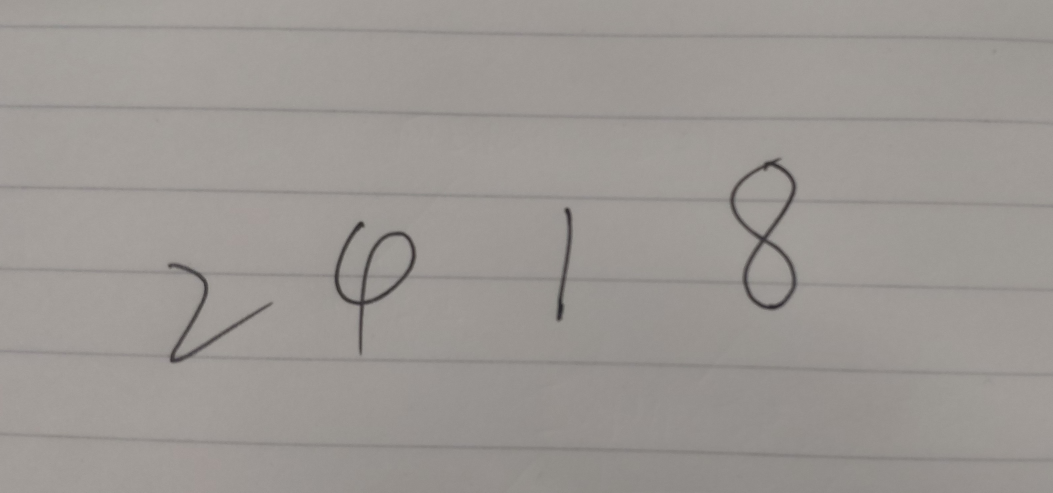
#> input picture photos/ph-te01.jpg, 3159 x 1478 px (shown at 1/3 size)
$ python -i test02.py   (imports and definitions only)   (older library calls are emulated)
#> lines starting #> are read from the running program, lines starting #| are printed output that depends on the picture; after the words box and inside, x2 and y2 are one past the last pixel; in counts of white or black regions, pixels touching at a corner belong together
from PIL import Image
from matplotlib import pyplot as plt
import numpy as np
import cv2


class SplitPhoto:

    def cv2convert(self,path):
#> called with path = '../photos/ph-te01.jpg'
        img = cv2.imread(path, cv2.IMREAD_GRAYSCALE)
#> img: shape (1478, 3159); min 27, max 170, mean 152.5
        # img = cv2.resize(img,(150,150))
        # 自适应阙值图形算法,blocksize必须为奇数，blocksize越大，越趋近二值化图像
        newImg = cv2.adaptiveThreshold(img, 255, cv2.ADAPTIVE_THRESH_MEAN_C, cv2.THRESH_BINARY_INV, 37, 5)
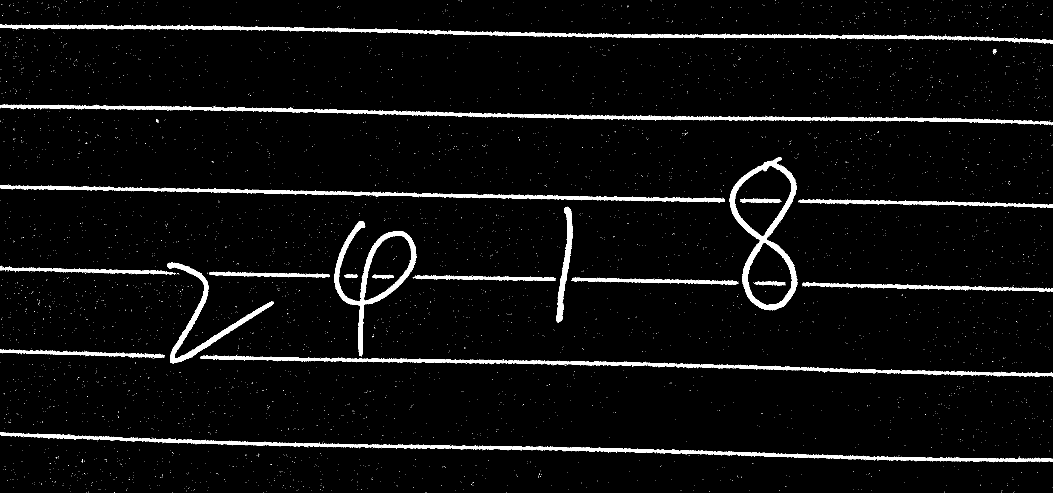
#> newImg: shape (1478, 3159) (shown at 1/3 size); 4.4% white; 4702 white regions (4676 under 20 px), largest, box (x1, y1, x2, y2) and area: (0, 313, 3159, 376) 27085, (0, 1296, 3125, 1387) 26530, (0, 72, 3159, 131) 25925

        # 定义结构元素，膨胀结构为原像素点为中心的3*3矩阵
        kernel = cv2.getStructuringElement(cv2.MORPH_RECT, (2, 2))
        # 图像膨胀，保证数字像素点集准确粘连，尤其是数字5，如果不粘连会形成两个轮廓
        newImg = cv2.dilate(newImg, kernel)
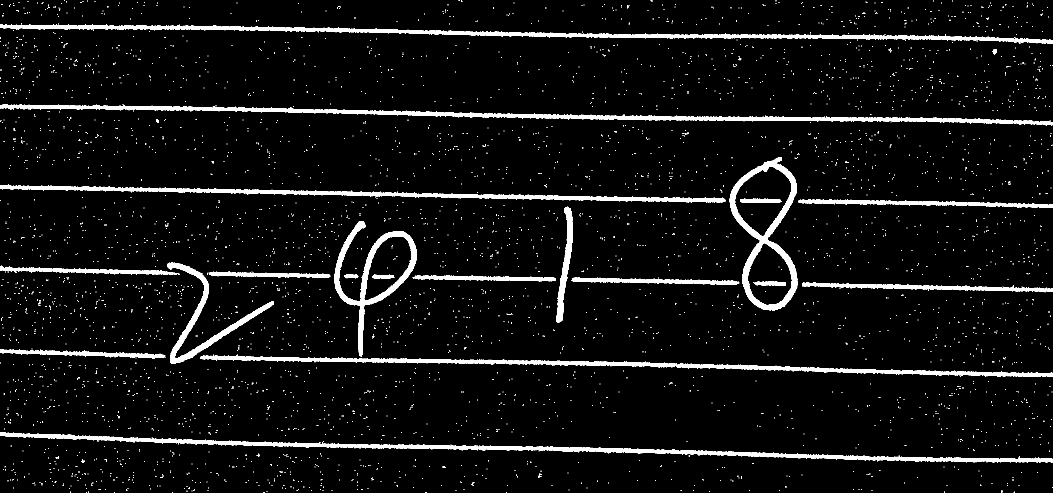
#> newImg: shape (1478, 3159) (shown at 1/3 size); 5.5% white; 4123 white regions (4096 under 20 px)

        plt.imshow(newImg, cmap="gray")
        plt.show()

        cv2.imwrite('D:\\PyCharm_Work\\Python_Basic\\TensorFlow_Study\\MyHandWriting\\photos\\2314.jpg',newImg)


    def blackCastToWhite(self, mutex):
        m1 = np.full([3], 0, np.uint8)
        m2 = np.full([3], 255, np.uint8)
        for i in mutex:
            # 这个分区段为白色，改为黑色
            if (i <= 255 and i > 130):
                return m1
            # 剩余分区段默认为黑色，改成白色
            else:
                return m2


    def black_white_con(self, mutex):
        m1 = np.full([3], 0, np.uint8)
        m2 = np.full([3], 255, np.uint8)
        for i in mutex:
            if (i < 130):
                return m1
            else:
                return m2


    def opencvdeal(self,path):
        # 为了更高的准确率，使用二值图像。
        self.cv2convert(path)
        img=cv2.imread('D:\PyCharm_Work\\Python_Basic\\TensorFlow_Study\\MyHandWriting\\photos\\2314.jpg')
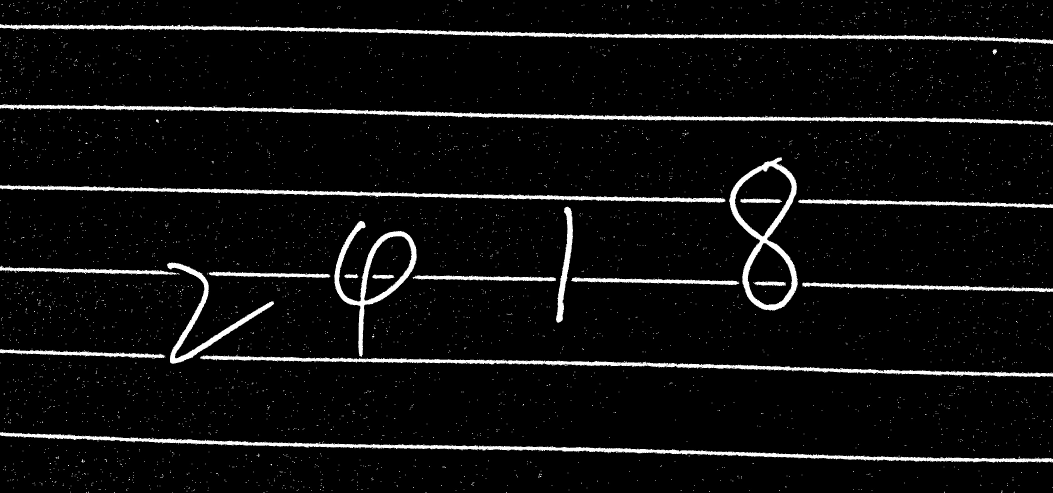
#> img: shape (1478, 3159, 3) (shown at 1/3 size); min 0, max 255, mean 14.2
        gray = cv2.cvtColor(img, cv2.COLOR_BGR2GRAY)
        ret, thresh = cv2.threshold(gray, 127, 255, cv2.THRESH_BINARY)
        '''
        findContours有两个返回值，
          1.contours是一个ndarray的list，存储轮廓本身，
        每一个轮廓都是一个ndarray，即轮廓上点的集合
          2.hierarchy存储轮廓的4个属性，是一个二维数组，
        每个轮廓contours[i]对应4个hierarchy元素hierarchy[i][0] ~hierarchy[i][3]
        '''
        # 使用RETR_TREE会将所有轮廓检查出来，比如数字8会查出最外侧的’8‘、'8’的上部分圆圈、‘8’的下部分圆圈
        # 出于应用考虑，选择RETR_EXTERNAL，只检查最外层就可以了
        contours, hierarchy = cv2.findContours(thresh, cv2.RETR_EXTERNAL, cv2.CHAIN_APPROX_SIMPLE)
#> contours = 4106 contours, 4086 with area under 20; largest, box (x1, y1, x2, y2) and area: (2187, 472, 2393, 932) 57726, (1003, 663, 1250, 1070) 31136, (0, 1296, 3159, 1388) 29239, (0, 313, 3159, 377) 29224, (0, 72, 3159, 132) 28273
        # 查看提取的轮廓数量
        print('降噪前的轮廓数量:', len(contours))
#| 降噪前的轮廓数量: 4106
        # 去除小面积噪点
        cv_contours=[]
        for contour in contours:
            print(cv2.contourArea(contour))
            if(cv2.contourArea(contour)>30):
                cv_contours.append(contour)
            else:
                continue
#> this loop made 4106 passes
#> contour on passes 1 to 3: [[1279, 1477], [1280, 1477]], [[1275, 1477], [1276, 1477]], [[517, 1477], [518, 1477]]
#| 0.0
#| 0.0
#| 0.0
#| 1.0
#| 1.0
#| 1.0
#| 1.0
#| 1.0
#> (further printed lines are left out)
#> after the loop, cv_contours = 19 contours; largest, box (x1, y1, x2, y2) and area: (2187, 472, 2393, 932) 57726, (1003, 663, 1250, 1070) 31136, (0, 1296, 3159, 1388) 29239, (0, 313, 3159, 377) 29224, (0, 72, 3159, 132) 28273

        print('降噪后的轮廓数量:', len(cv_contours))

        photos=[]
        for i in range(len(cv_contours)):
            new_img = 0
            # 利用轮廓近似多边形提取数字信息
            box = cv2.approxPolyDP(cv_contours[i], 0.0001, True)
            # 获取数字部分的矩形区域
            x, y, w, h = cv2.boundingRect(cv_contours[i])

            box = box.reshape(-1, 1, 2)
            # 定义一张和所选图片大小相同的图片，矩阵元素都为0，即全黑
            ploygon = np.zeros(img.shape, np.uint8)
            # 用白色勾勒轮廓边界线
            ploygon = cv2.polylines(ploygon, [box], True, (255, 255, 255))
            # 用白色填充轮廓
            final_ploy = cv2.fillPoly(ploygon, [box], (255, 255, 255))
            # 用轮廓和原图片进行位运算，即在原来的图片上画出轮廓
            ploy_img = cv2.bitwise_and(final_ploy, img)

            ploy_img = ploy_img[y:y + h, x:x + w]

            # plt.imshow(ploy_img)
            # plt.show()

            # 图片居中
            h = ploy_img.shape[0]
            w = ploy_img.shape[1]
            if (h >= w):
                new_h = int(float(1.4 * h))
                new_w = new_h
                sub_w = int((new_w - w) / 2)
                sub_h = int(h / 5)

                new_img = np.full([new_h, new_w, 3], 255, np.uint8)
                for i in range(sub_h, new_h - sub_h - 1):
                    for j in range(sub_w, new_w - sub_w - 1):
                        mutex = ploy_img[i - sub_h, j - sub_w]
                        mutex = self.blackCastToWhite(mutex)
                        new_img[i, j] = mutex

                # plt.imshow(new_img)
                # plt.show()

                # 压缩成28*28，否则模型不能读取
                # 使用PIL高质量压缩，opencv压缩的质量较差
                # new_img = cv2.resize(new_img, (28, 28))
                pil_image=Image.fromarray(cv2.cvtColor(new_img,cv2.COLOR_BGR2RGB))
                pil_image=pil_image.resize((28,28),Image.ANTIALIAS)

                plt.imshow(pil_image)
                plt.show()

                # 由PIL转回opencv格式，进行赋值运算
                new_img = cv2.cvtColor(np.asarray(pil_image), cv2.COLOR_RGB2BGR)

                # 压缩过程中有部分像素颜色有偏差，简单恢复一下
                for i in range(28):
                    for j in range(28):
                        mutex = new_img[i, j]
                        mutex = self.black_white_con(mutex)
                        new_img[i, j] = mutex
                plt.imshow(new_img)
                plt.show()
                photos.append(new_img)
#> this loop made 19 passes
#> (x, y, new_h, new_w, sub_w, sub_h) on pass 11: (1003, 663, 569, 569, 161, 81)
#> (x, y) on passes 1 to 6: (0, 1296), (601, 1064), (0, 1047), (2407, 847), (1713, 831), (1238, 825)
#> pass 1, in opencvdeal, `ploygon = cv2.polylines(ploygon, [box], True, (255, 255, 255))`:
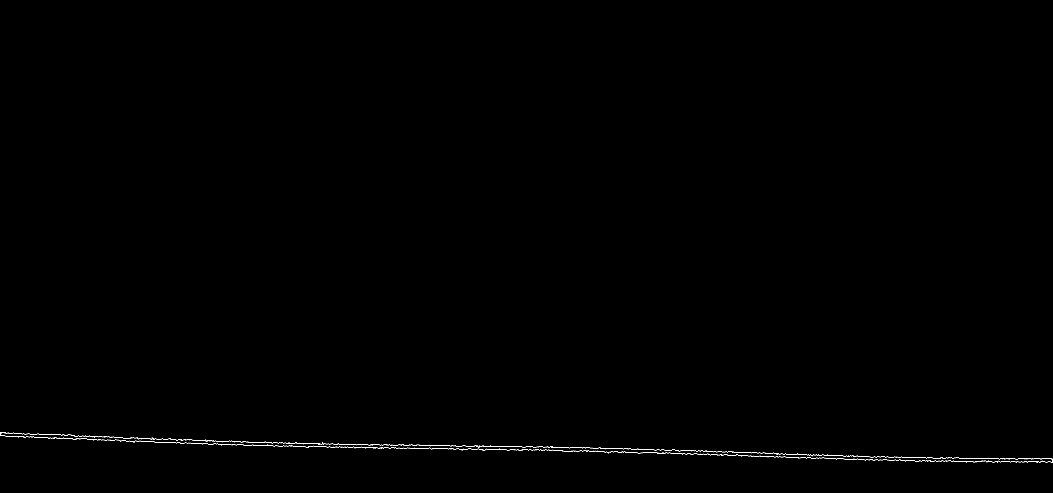
#> ploygon: shape (1478, 3159, 3) (shown at 1/3 size); 0.15% white in thin lines or dots, all inside (x1, y1, x2, y2) = (0, 1296, 3159, 1388)
#> pass 1, in opencvdeal, `final_ploy = cv2.fillPoly(ploygon, [box], (255, 255, 255))`:
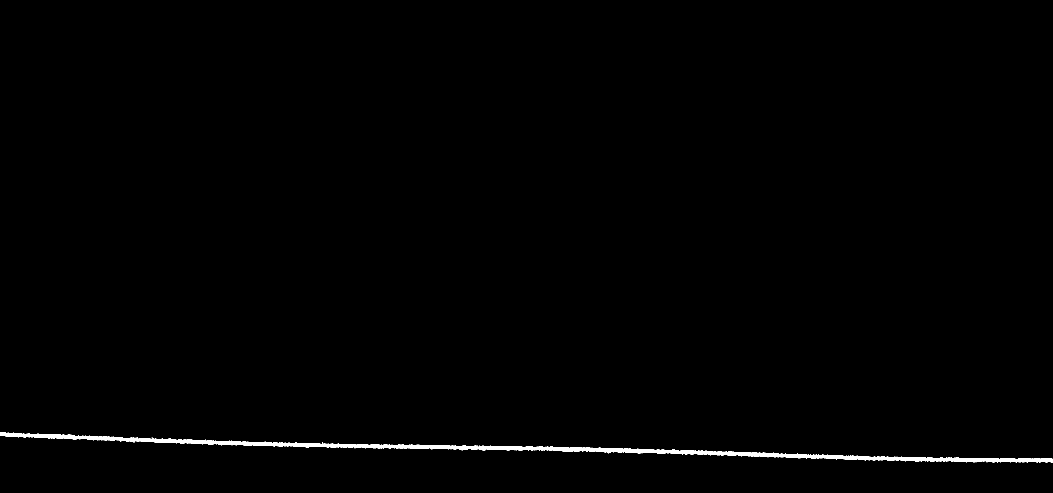
#> final_ploy: shape (1478, 3159, 3) (shown at 1/3 size); 0.7% white; 1 white region, box (x1, y1, x2, y2) and area: (0, 1296, 3159, 1388) 32719
#> pass 2, in opencvdeal, `ploygon = cv2.polylines(ploygon, [box], True, (255, 255, 255))`:
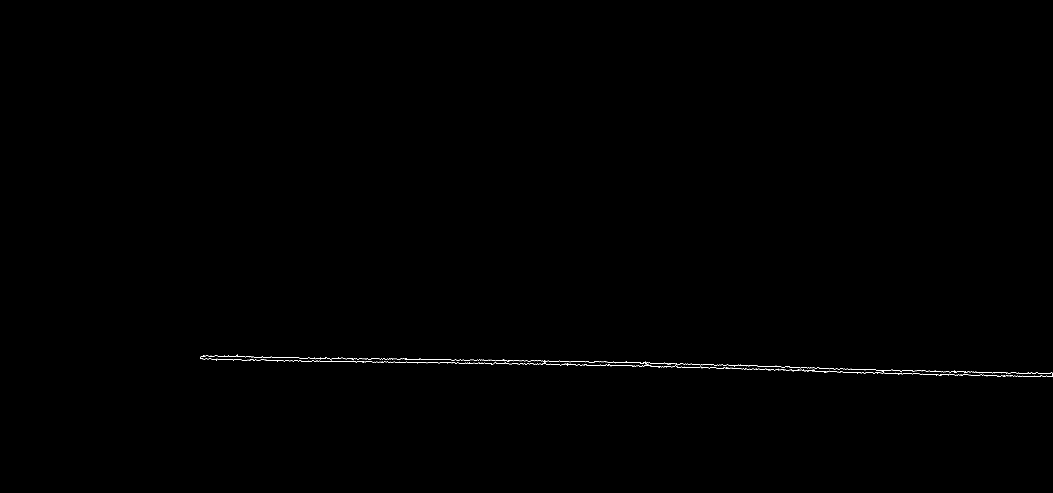
#> ploygon: shape (1478, 3159, 3) (shown at 1/3 size); 0.12% white in thin lines or dots, all inside (x1, y1, x2, y2) = (601, 1064, 3159, 1131)
#> after the loop:
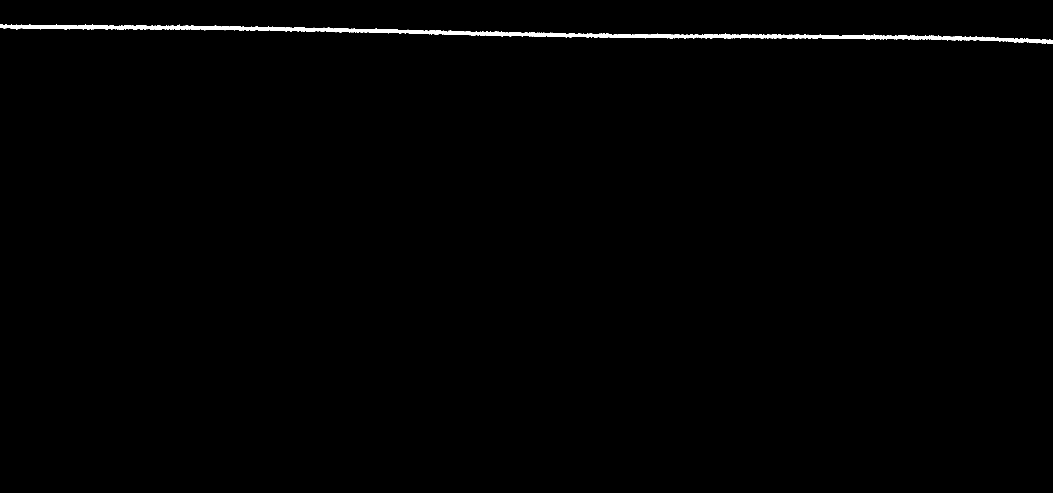
#> final_ploy: shape (1478, 3159, 3) (shown at 1/3 size); 0.68% white; 1 white region, box (x1, y1, x2, y2) and area: (0, 72, 3159, 132) 31754

        return photos

>>> result = SplitPhoto().opencvdeal('../photos/ph-te01.jpg')
